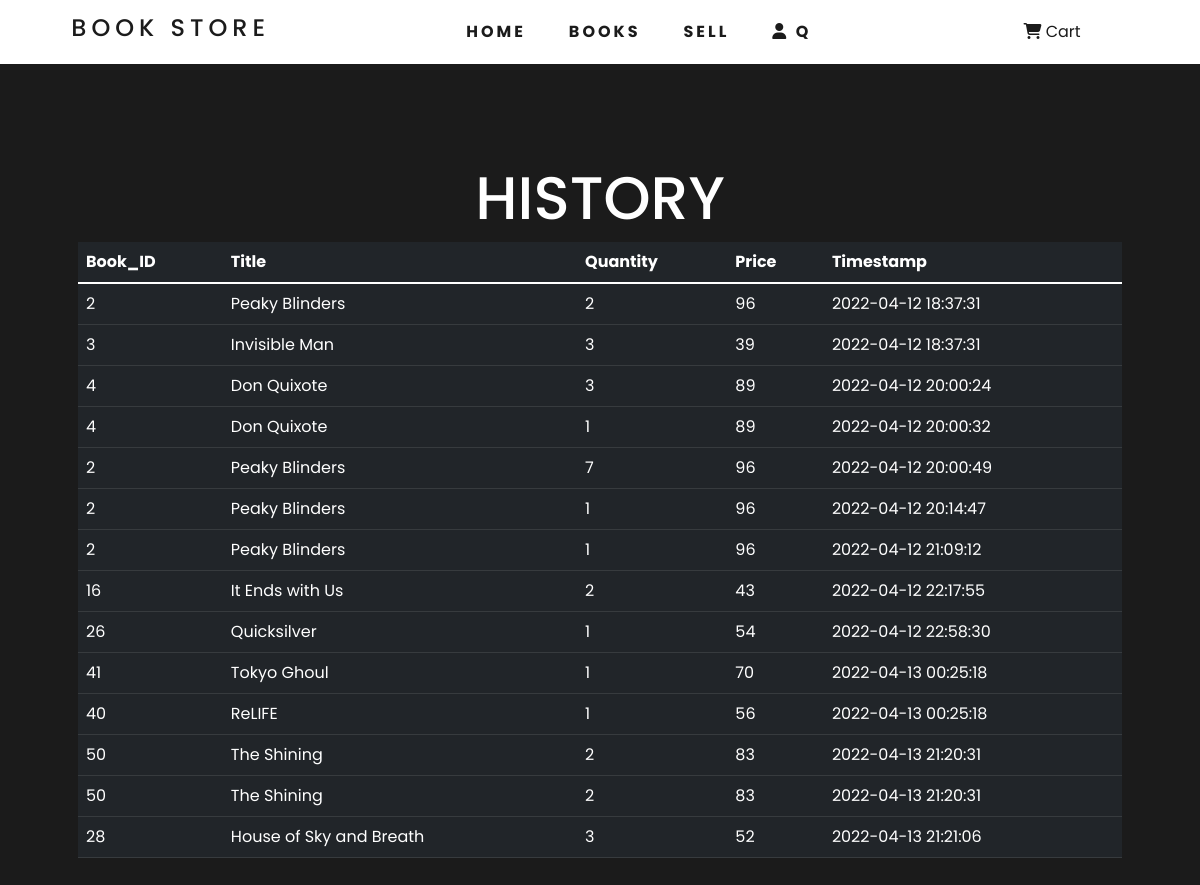
The app's page /history (signed in) with its own data.
### tables this page shows
CREATE TABLE transactions (id INTEGER, user_id NUMERIC NOT NULL, book_id INTEGER NOT NULL, book_title NOT NULL, book_amount NUMERIC NOT NULL, price NUMERIC NOT NULL, time TEXT, picture TEXT, PRIMARY KEY (id), FOREIGN KEY (user_id) REFERENCES users (id), FOREIGN KEY (book_id) REFERENCES bookList (book_id));

### app.py (the view)
@app.route("/history")
def template_errors():
    user_id = session["user_id"]
    rows = db.execute("SELECT * FROM transactions where user_id=?", user_id)
    return render_template("history.html", rows=rows)

### app.py (called while the page is built)
@app.after_request
def after_request(response):
    response.headers["Cache-Control"] = "no-cache, no-store, must-revalidate"
    response.headers["Expires"] = 0
    response.headers["Pragma"] = "no-cache"
    return response

### templates/history.html (shortened to what this page needs)
{% extends "layout.html" %}
{% block main %}
<h1 class="library">HISTORY</h1>
<table class="table text-white table-hover table-dark">
    <thead>
      <tr>
        <th scope="col">Book_ID</th>
        <th scope="col">Title</th>
        <th scope="col">Quantity</th>
        <th scope="col">Price</th>
        <th scope="col">Timestamp</th>
      </tr>
    </thead>
    <tbody>
    {% for row in rows %}
      <tr>
        <td>{{ row["book_id"] }}</td>
        <td>{{ row["book_title"] }}</td>
        <td>{{ row["book_amount"] }}</td>
        <td>{{ row["price"] }}</td>
        <td>{{ row["time"] }}</td>
      </tr>
      {% endfor %}
    </tbody>
  </table>
{% endblock %}

### static/styles.css (style rules this page uses)
body { background-color: #1b1b1b; }
* { margin: 0px; padding: 0px; box-sizing: border-box; font-family: 'Poppins', sans-serif; }
.library { color: white; text-align: center; font-size: 60px; position: relative; margin-top: 50px; }

### records on screen
transactions: book_id "2", book_title "Peaky Blinders", book_amount "2", price "96", time "2022-04-12 18:37:31"
transactions: book_id "3", book_title "Invisible Man", book_amount "3", price "39", time "2022-04-12 18:37:31"
transactions: book_id "4", book_title "Don Quixote", book_amount "3", price "89", time "2022-04-12 20:00:24"
transactions: book_id "4", book_title "Don Quixote", book_amount "1", price "89", time "2022-04-12 20:00:32"
transactions: book_id "2", book_title "Peaky Blinders", book_amount "7", price "96", time "2022-04-12 20:00:49"
transactions: book_id "2", book_title "Peaky Blinders", book_amount "1", price "96", time "2022-04-12 20:14:47"
transactions: book_id "2", book_title "Peaky Blinders", book_amount "1", price "96", time "2022-04-12 21:09:12"
transactions: book_id "16", book_title "It Ends with Us", book_amount "2", price "43", time "2022-04-12 22:17:55"
transactions: book_id "26", book_title "Quicksilver", book_amount "1", price "54", time "2022-04-12 22:58:30"
transactions: book_id "41", book_title "Tokyo Ghoul", book_amount "1", price "70", time "2022-04-13 00:25:18"
transactions: book_id "40", book_title "ReLIFE", book_amount "1", price "56", time "2022-04-13 00:25:18"
transactions: book_id "50", book_title "The Shining", book_amount "2", price "83", time "2022-04-13 21:20:31"
transactions: book_id "50", book_title "The Shining", book_amount "2", price "83", time "2022-04-13 21:20:31"
transactions: book_id "28", book_title "House of Sky and Breath", book_amount "3", price "52", time "2022-04-13 21:21:06"

### other values on screen
{{ session["username"] }} "Q"
